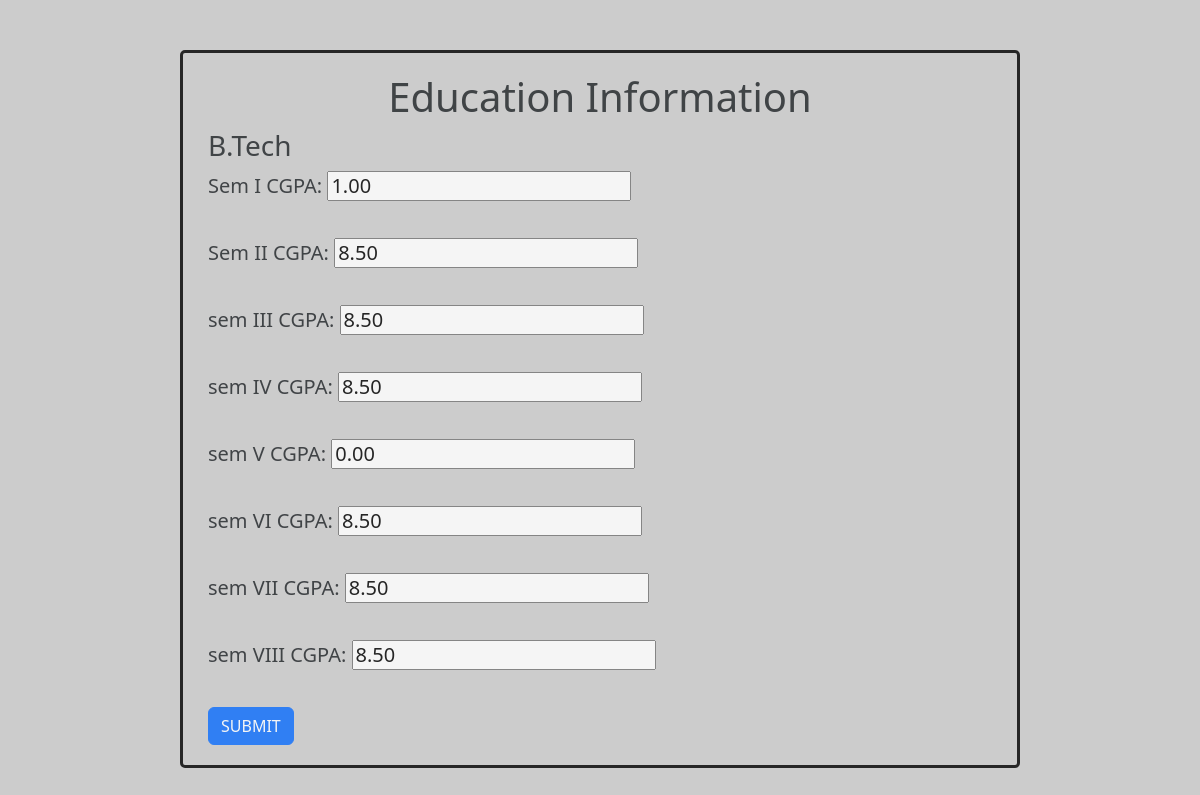
Page /linkedpages/education/education2.php (signed in) on the committed database.
### tables this page shows
CREATE TABLE `education` (
  `PRN` varchar(20) NOT NULL,
  `ssc` varchar(40) DEFAULT 'NA',
  `sscp` decimal(10,2) NOT NULL DEFAULT 0.00,
  `sscs` varchar(10) NOT NULL DEFAULT 'NA',
  `hsc` varchar(50) DEFAULT 'NA',
  `hscp` decimal(10,2) NOT NULL DEFAULT 0.00,
  `hscs` varchar(10) NOT NULL DEFAULT 'NA',
  `sem1` decimal(10,2) NOT NULL DEFAULT 0.00,
  `sem2` decimal(10,2) NOT NULL DEFAULT 0.00,
  `sem3` decimal(10,2) NOT NULL DEFAULT 0.00,
  `sem4` decimal(10,2) NOT NULL DEFAULT 0.00,
  `sem5` decimal(10,2) NOT NULL DEFAULT 0.00,
  `sem6` decimal(10,2) NOT NULL DEFAULT 0.00,
  `sem7` decimal(10,2) NOT NULL DEFAULT 0.00,
  `sem8` decimal(10,2) NOT NULL DEFAULT 0.00
);

### linkedpages/education/education2.php (the view, shortened to what this page needs)
<?php
$servername="localhost";
$username="root";
$password="";
$database="dkte";
$conn=mysqli_connect($servername,$username,$password,$database);
$sqli = "SELECT * FROM `education` WHERE `PRN`='18UCS004' ";
$resulti = mysqli_query($conn, $sqli);
$rowi = mysqli_fetch_assoc($resulti);
$sem1=$rowi['sem1'];
$sem2=$rowi['sem2'];
$sem3=$rowi['sem3'];
$sem4=$rowi['sem4'];
$sem5=$rowi['sem5'];
$sem6=$rowi['sem6'];
$sem7=$rowi['sem7'];
$sem8=$rowi['sem8'];
?>
<!DOCTYPE html>
<html lang="en">
<head>
    <link rel="stylesheet" href="https://maxcdn.bootstrapcdn.com/bootstrap/4.5.2/css/bootstrap.min.css">
    <link href="/docs/4.6/dist/css/bootstrap.min.css" rel="stylesheet">
</head>
<body>
<div class="container">
    <h1 style="text-align: center;">Education Information</h1>
    <div>
    <form action="education2.php" method="post">
        <h3>B.Tech</h3>
        <h5>Sem I
         <label for="CGPA">CGPA:</label>
          <input type="text" id="CGPA" name="sem1" value=  <?php     echo " $sem1 ";          ?>>
        </h5>
          <br>
          <h5>Sem II
         <label for="CGPA">CGPA:</label>
          <input type="text" id="CGPA" name="sem2" value= <?php     echo " $sem2 ";          ?>>
        </h5>
          <br>
          <h5>sem III
         <label for="CGPA">CGPA:</label>
          <input type="text" id="CGPA" name="sem3" value= <?php     echo " $sem3 ";          ?>>
        </h5>
        <br>
          <h5>sem IV
         <label for="CGPA">CGPA:</label>
          <input type="text" id="CGPA" name="sem4" value= <?php     echo " $sem4 ";          ?>>
        </h5>
          <br>
          <h5>sem V
             <label for="CGPA">CGPA:</label>
            <input type="text" id="CGPA" name="sem5" value= <?php     echo " $sem5 ";          ?>>
        </h5>
            <br>
            <h5>sem VI
            <label for="CGPA">CGPA:</label>
            <input type="text" id="CGPA" name="sem6" value= <?php     echo " $sem6 ";          ?>>
          </h5>
            <br>
            <h5>sem VII
              <label for="CGPA">CGPA:</label>
              <input type="text" id="CGPA" name="sem7" value= <?php     echo " $sem7 ";          ?>>
            </h5>
              <br>
              <h5>sem VIII
              <label for="CGPA">CGPA:</label>
              <input type="text" id="CGPA" name="sem8" value= <?php     echo " $sem8 ";          ?>>
            </h5>
              <br>
    <button style="margin-bottom: 10px;" id="submit" type="submit" name ="btnSubmit" class="btn btn-primary">SUBMIT</button>
    </form>
    </div>
</div>
</body>
</html>

### linkedpages/education/education2.php (style rules this page uses)
body { background-image: url("11.jpg"); background-color: #cccccc; height: 100%; background-position: center; background-repeat: no-repeat; background-size: cover; opacity: 0.9; }
.container { margin:50px auto; width:70%; justify-content: center; border: 3px solid black; border-radius: 5px; padding: 20px 25px 10px 25px; background-color: rgba(17, 16, 16, 0); opacity: 0.9; }

### rows in the picture
education: sem1 "1.00", sem2 "8.50", sem3 "8.50", sem4 "8.50", sem5 "0.00", sem6 "8.50", sem7 "8.50", sem8 "8.50"
